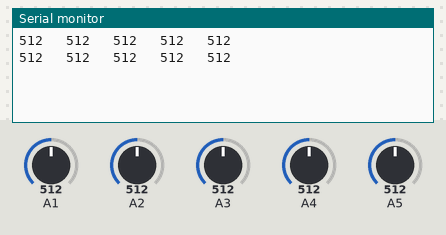
The sketch below on a simulated Arduino Uno, built with avr-gcc and run on an emulated ATmega328P. Parts: the last lines printed to the serial monitor. Inputs (shaded band) come from the test bench; at power-on: A1 = 512, A2 = 512, A3 = 512, A4 = 512, A5 = 512.

Above: at 1.8 s.
1.9 s: A1 set to 716
At 2.8 s:
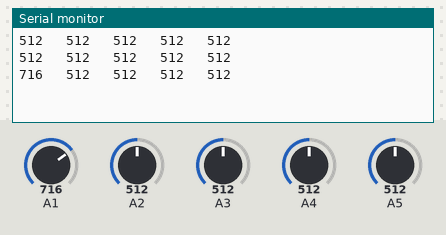
3.4 s: A2 set to 716
At 4.5 s:
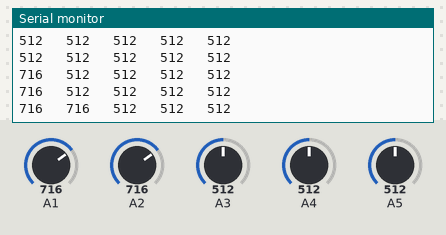
4.9 s: A3 set to 716
At 5.8 s:
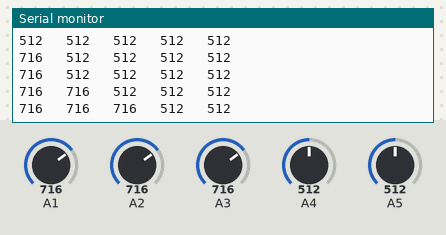
6.4 s: A4 set to 716
At 7.7 s:
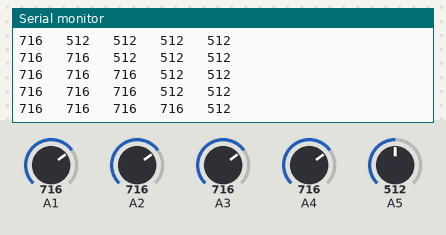
7.9 s: A5 set to 716
At 8.8 s:
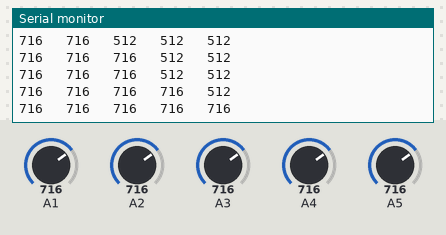
9.4 s: A1 set to 992
At 10.6 s:
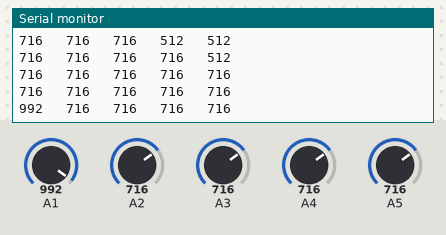
Timing chart, 0 to 11.9 s (numbered marks = the images above; inputs shaded):
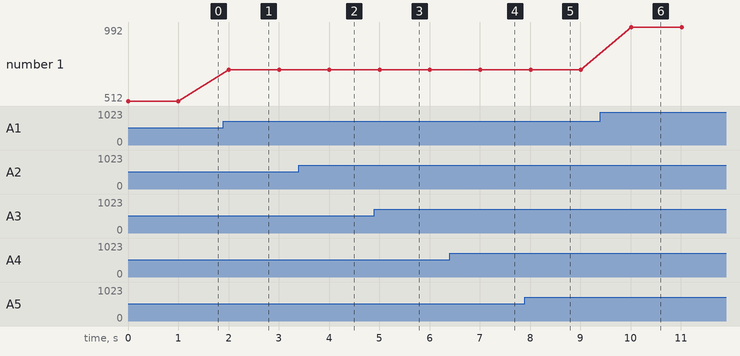

Measured:
- after the input at 1.9 s, the serial monitor: prints a new line after 0.10 s (image 1)
- after the input at 3.4 s, the serial monitor: prints a new line after 0.61 s (image 2)
- after the input at 4.9 s, the serial monitor: prints a new line after 0.11 s (image 3)
- after the input at 6.4 s, the serial monitor: prints a new line after 0.61 s (image 4)
- after the input at 7.9 s, the serial monitor: prints a new line after 0.11 s (image 5)
- after the input at 9.4 s, the serial monitor: prints a new line after 0.62 s (image 6)
- plotted number 1: 512 → 716 after the input at 1.9 s, 716 → 992 after the input at 9.4 s

The sketch:

sensor_read.ino
```cpp
/*
  Sample code to test the line sensor in the LF-2 robot
*/

void setup() {
  Serial.begin(9600);
}

void loop() {
  int sensorValue1 = analogRead(A1);
  int sensorValue2 = analogRead(A2);
  int sensorValue3 = analogRead(A3);
  int sensorValue4 = analogRead(A4);
  int sensorValue5 = analogRead(A5);

  // print out the value you read:

  Serial.print(sensorValue1);
  Serial.print("   ");
  Serial.print(sensorValue2);
  Serial.print("   ");
  Serial.print(sensorValue3);
  Serial.print("   ");
  Serial.print(sensorValue4);
  Serial.print("   ");
  Serial.println(sensorValue5);
  delay(1000);
}
```
